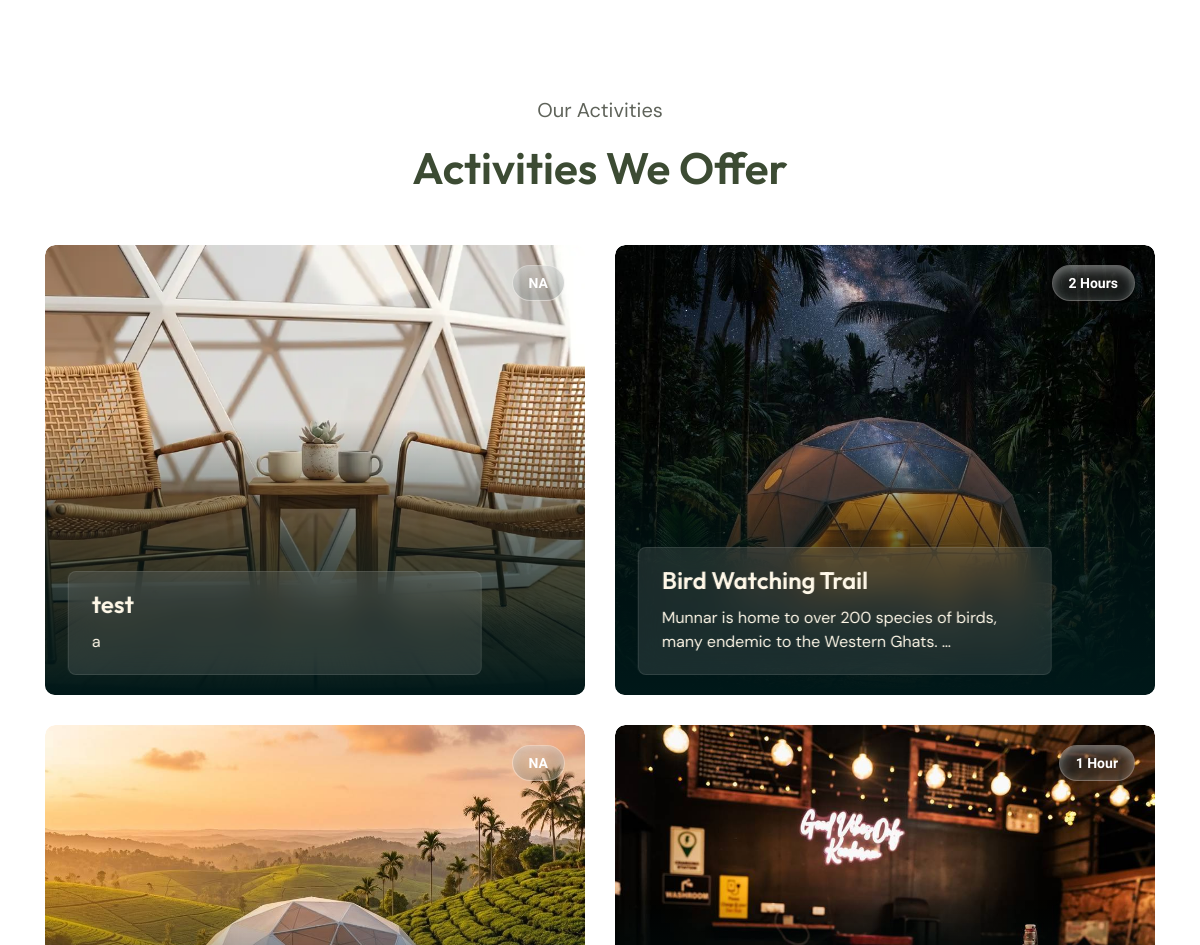
/activities/ (middle part), run on an earlier commit of the app's database.
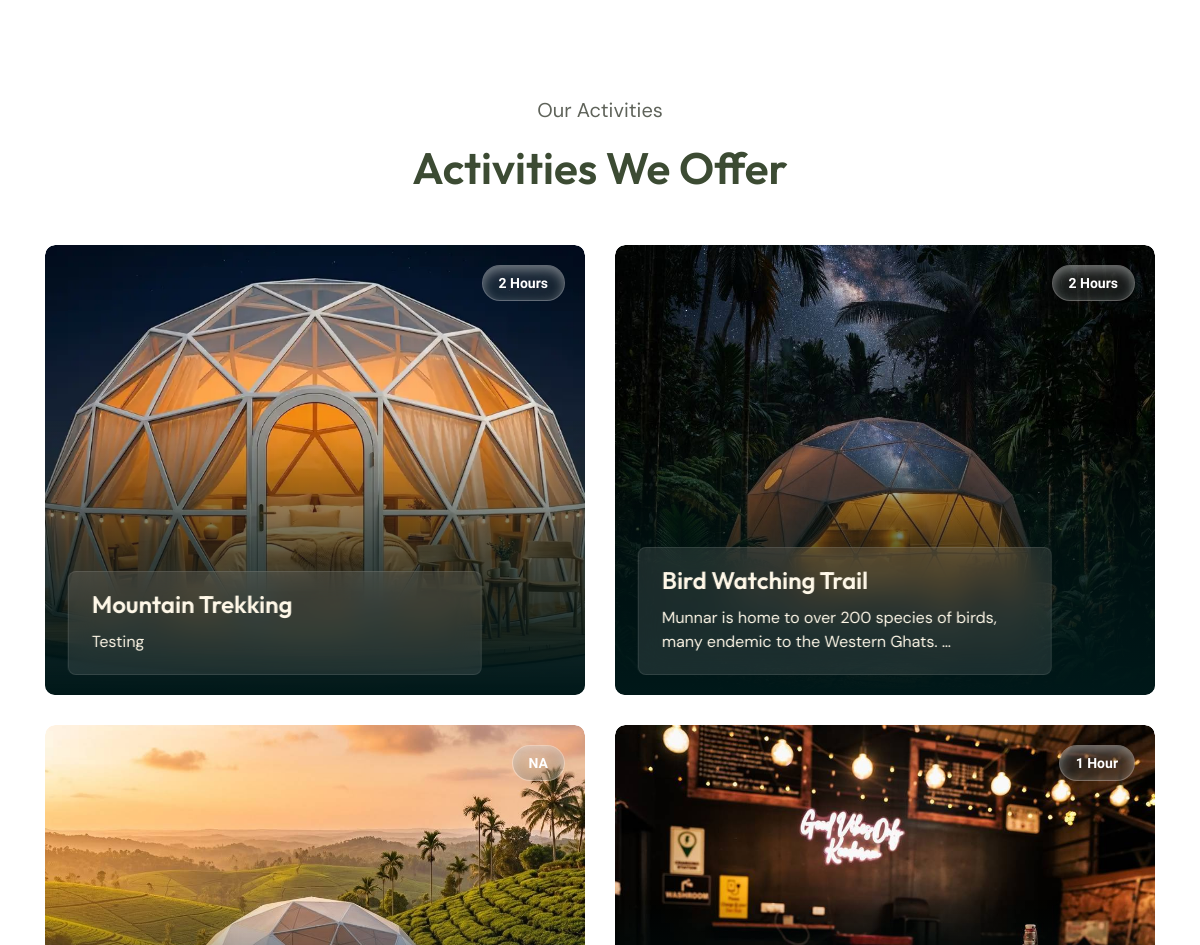
And on a later commit of the database.
### domesinnheaven_app/models.py (models this page shows, shortened)
class OptimizedImageModel(models.Model):
    image_fields = []
    class Meta:
        abstract = True

class Activity(OptimizedImageModel):
    image_fields = ["image"]
    title = models.CharField(max_length=200)
    slug = models.SlugField(unique=True, blank=True)
    description = models.TextField()
    image = models.ImageField(upload_to="activities/", help_text="Activity cover image")
    duration = models.CharField(max_length=100, blank=True, help_text="Duration (e.g., 3 Days, 2 Hours)")
    created_at = models.DateTimeField(auto_now_add=True)
    class Meta:
        ordering = ["-created_at"]
        verbose_name_plural = "Activities"

### domesinnheaven_app/views.py (the view)
# urls.py: path('activities/', views.activities, name='activities'),
def activities(request):
    activities_qs = Activity.objects.all().order_by('-created_at')
    paginator = Paginator(activities_qs, 6) # Show 6 activities per page
    page_number = request.GET.get("page")
    activities_list = paginator.get_page(page_number)
    testimonials = Testimonial.objects.all().order_by("-created_at")[:5]
    return render(request, 'frontend/activities.html', {'activities': activities_list, 'testimonials': testimonials})

### domesinnheaven_app/context_processors.py (called while the page is built)
def _star_parts(rating: float) -> list[str]:
    rating = max(0.0, min(5.0, float(rating)))
    full = int(rating)
    remainder = rating - full
    half = 1 if remainder >= 0.25 and remainder < 0.75 else 0
    if remainder >= 0.75:
        full = min(5, full + 1)
    empty = max(0, 5 - full - half)
    return (["full"] * full) + (["half"] * half) + (["empty"] * empty)

def google_reviews(request) -> dict[str, Any]:
    rating = getattr(settings, "GOOGLE_REVIEW_RATING", 0.0)
    count = getattr(settings, "GOOGLE_REVIEW_COUNT", 0)
    url = getattr(settings, "GOOGLE_REVIEW_URL", "")
    return {
        "google_review_rating": rating,
        "google_review_count": count,
        "google_review_url": url,
        "google_review_stars": _star_parts(rating),
    }

def footer_packages(request) -> dict[str, Any]:
    packages = CampingPackage.objects.only("name", "slug").order_by("-created_at")[:5]
    return {"footer_packages": packages}

### templates/frontend/activities.html (shortened to what this page needs)
{% extends "frontend/base.html" %}
{% load static %}
{% block content %}
<main>
	<section class="services-section p-t-100 p-b-120 p-t-xs-40 p-b-xs-40">
		<div class="container">
			<div class="row justify-content-center text-center m-b-50 m-b-xs-40">
				<div class="col-xl-8">
					<div class="common-subtitle" data-aos="fade-up" data-aos-delay="600" data-aos-duration="1000">
						 <span>Our Activities</span>
					</div>
					<div class="common-title m-b-0" data-aos="fade-up" data-aos-delay="800" data-aos-duration="1000">
						<h2>Activities We Offer</h2>
					</div>
				</div>
			</div>
		</div>
		<div class="container">
			<div class="row" data-aos="fade-up" data-aos-delay="200" data-aos-duration="1000">
				{% for activity in activities %}
				<div class="col-xl-6 m-b-30">
					<div class="project-card style-2 style-service">
						<div class="thumb">
							<a href="{% url 'activity_details' activity.slug %}">
								{% if activity.image %}
								<img alt="{{ activity.title }}" src="{{ activity.image.url }}">
								{% else %}
								<img alt="thumb" src="{% static 'assets/img/thumbs/thumb-69.webp' %}">
								{% endif %}
							</a>
							<div class="tag">
								<p>{{ activity.duration|default:"1 Day" }}</p>
							</div>
							<div class="content">
								<h5>{{ activity.title }}</h5>
								<p>{{ activity.description|truncatewords:15 | safe }}</p>
							</div>
						</div>
					</div>
				</div>
				{% empty %}
				<div class="col-12 text-center">
					<p>No activities available right now.</p>
				</div>
				{% endfor %}
			</div>
		</div>
	</section>
</main>
{% endblock %}

What changed in the data, as far as the page shows it:
removed Activity: title (picture), duration "NA", title "test", description "a"
added Activity: image (picture), duration "2 Hours", title "Mountain Trekking", description "Testing"
